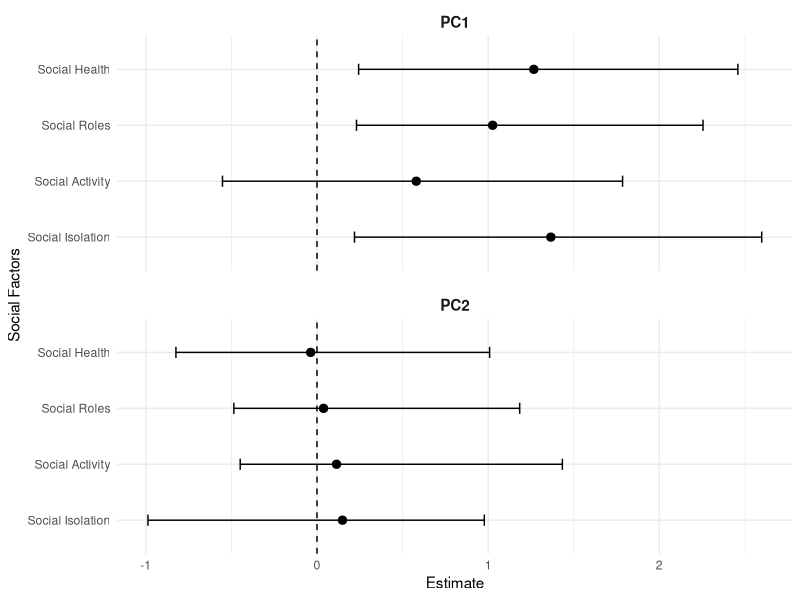
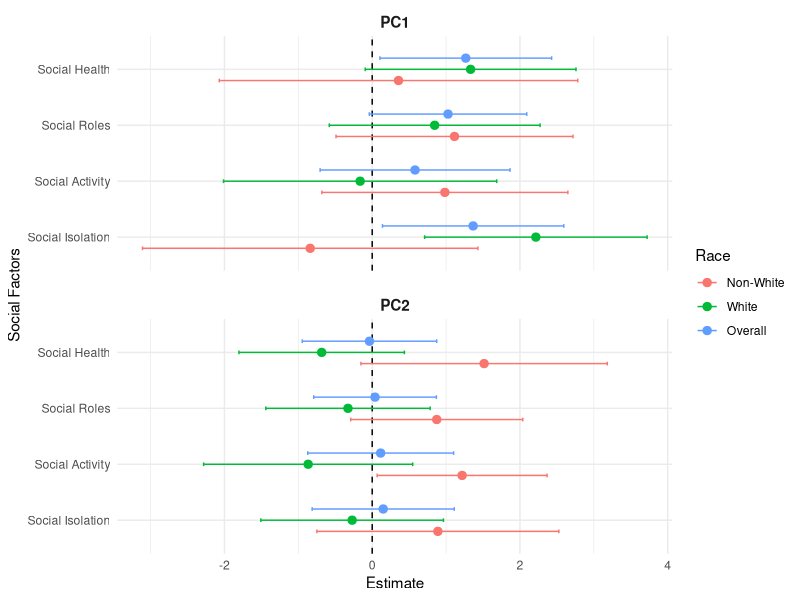
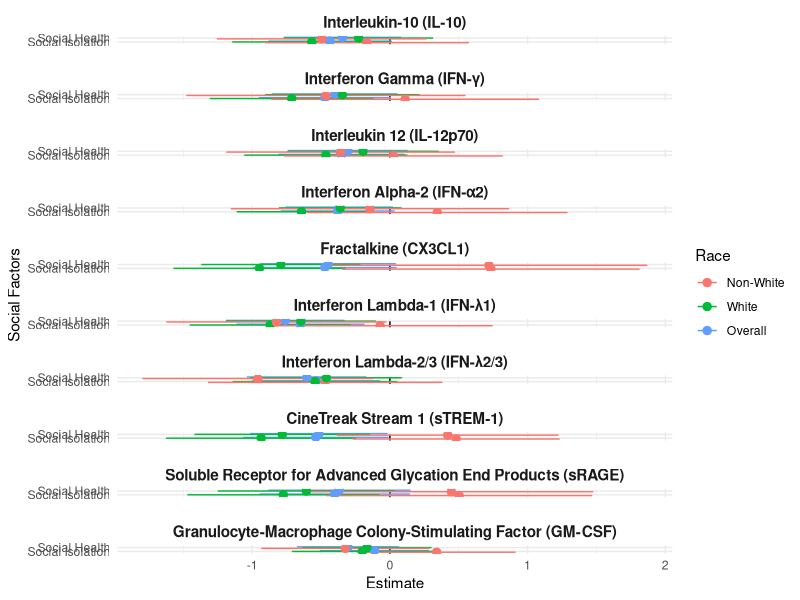

Recreate these plots in R, in order.
library(tidyverse)
library(dplyr)
library(ggplot2)
library(here)

#------ PCA Models -------------
PCA_overall <- read.csv(here("PCA_overall.csv"))

PCA_overall <- PCA_overall |> 
  mutate(
    Exposure = factor(Exposure,
                      levels = c("Social_Isolation",
                                 "Social_Activity", 
                                 "Social_Roles",
                                 "Social_Health"),
                      labels = c("Social Isolation",
                                 "Social Activity", 
                                 "Social Roles",
                                 "Social Health"))
  )

ggplot(PCA_overall, aes(y = Exposure, x = Estimate)) +
  geom_vline(xintercept = 0, linetype = 2) +
  geom_errorbarh(aes(xmin = Lower_CI, xmax = Upper_CI), height = 0.2) +
  geom_point(size = 2.5) +
  facet_wrap(~ Outcome, ncol = 1, scales = "free_y", strip.position = "top") +
  labs(x = "Estimate", y = "Social Factors") +
  theme_minimal() +
  theme(
    strip.text.x = element_text(face = "bold", size = 11),
    strip.background = element_blank(),
    panel.spacing.y = unit(1.0, "lines")
  )



#-------- PCA Stratified -------------
PCA_overall_strat <- read.csv(here("PCA_overall_strat.csv"))

ggplot_data <- PCA_overall_strat %>%
  mutate(
    Exposure = factor(Exposure,
                      levels = c("Social_Isolation",
                                 "Social_Activity", 
                                 "Social_Roles",
                                 "Social_Health"),
                      labels = c("Social Isolation",
                                 "Social Activity", 
                                 "Social Roles",
                                 "Social Health")),
    Social = factor(Social, levels = c(1, 0)),
    Race = factor(Race,
                  levels = c(0, 1, 2),
                  labels = c("Overall", "White", "Non-White")) %>%
      fct_rev()
  )

ggplot(ggplot_data, aes(y = Exposure, x = Estimate, color = Race)) +
  geom_vline(xintercept = 0, linetype = 2) +
  geom_errorbarh(
    aes(xmin = Lower_CI, xmax = Upper_CI),
    height = 0.2,
    position = position_dodge(width = 0.6)
  ) +
  geom_point(
    size = 2.5,
    position = position_dodge(width = 0.6)
  ) +
  facet_wrap(~ Outcome, ncol = 1, scales = "free_y", strip.position = "top") +
  labs(x = "Estimate", y = "Social Factors", color = "Race") +
  theme_minimal() +
  theme(
    strip.text.x = element_text(face = "bold", size = 11),
    strip.background = element_blank(),
    panel.spacing.y = unit(1.0, "lines")
  )




#---------PC1 Top 10 Stratified -------------
PC1_biomarkers_strat <- read.csv(here("PC1_biomarkers_stratified.csv"))

ggplot_data_strat <- PC1_biomarkers_strat |>
  mutate(
    Social = factor(exposure,
                    levels = c("Social_Isolation", "Social_Health"),
                    labels = c("Social Isolation", "Social Health")),
    Race = factor(race,
                  levels = c("Overall", "White", "Non-White"),
                  labels = c("Overall", "White", "Non-White")) |>
      fct_rev(),
    biomarker = factor(biomarker,
                       levels = c("IL_10", "IFN_gamma", "IL_12p70", "IFN_alpha2",
                                  "CX3CL1", "IFN_lambda1", "IFN_lambda2_3",
                                  "sTREM_1", "sRAGE", "GM_CSF"),
                       labels = c("Interleukin-10 (IL-10)",
                                  "Interferon Gamma (IFN-\u03b3)",
                                  "Interleukin 12 (IL-12p70)",
                                  "Interferon Alpha-2 (IFN-\u03b12)",
                                  "Fractalkine (CX3CL1)",
                                  "Interferon Lambda-1 (IFN-\u03bb1)",
                                  "Interferon Lambda-2/3 (IFN-\u03bb2/3)",
                                  "CineTreak Stream 1 (sTREM-1)",
                                  "Soluble Receptor for Advanced Glycation End Products (sRAGE)",
                                  "Granulocyte-Macrophage Colony-Stimulating Factor (GM-CSF)"))
  )

ggplot(ggplot_data_strat, aes(y = Social, x = estimate, color = Race)) +
  geom_vline(xintercept = 0, linetype = 2) +
  geom_errorbarh(
    aes(xmin = conf.low, xmax = conf.high),
    height = 0.2,
    position = position_dodge(width = 0.6)
  ) +
  geom_point(
    size = 2.5,
    position = position_dodge(width = 0.6)
  ) +
  facet_wrap(~ biomarker, ncol = 1, scales = "free_y", strip.position = "top") +
  labs(x = "Estimate", y = "Social Factors", color = "Race") +
  theme_minimal() +
  theme(
    strip.text.x = element_text(face = "bold", size = 11),
    strip.background = element_blank(),
    panel.spacing.y = unit(1.0, "lines")
  )

